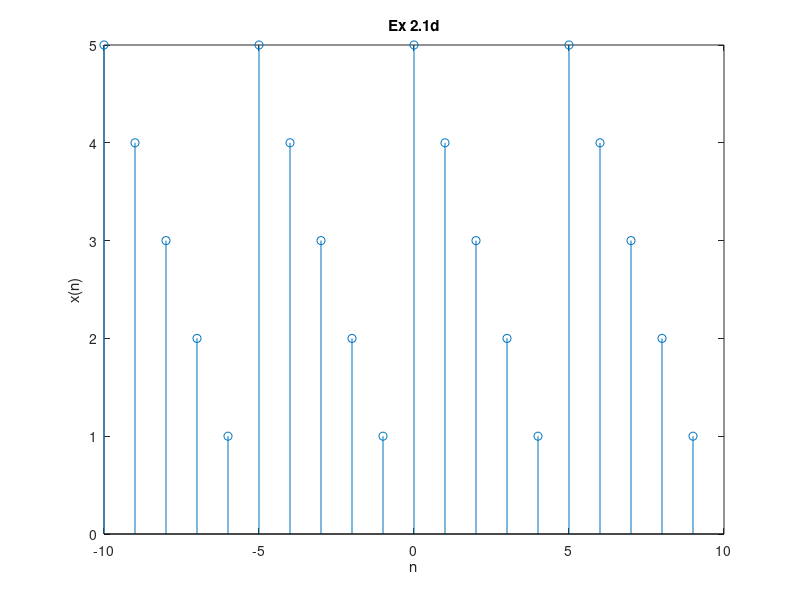

This figure's MATLAB source:
n = [-10 : 9];
x = [5, 4, 3, 2, 1];

x1 = x' * ones(1, 4);
x2 = (x1(:))';

stem(n, x2); title('Ex 2.1d');
xlabel('n'); ylabel('x(n)');
